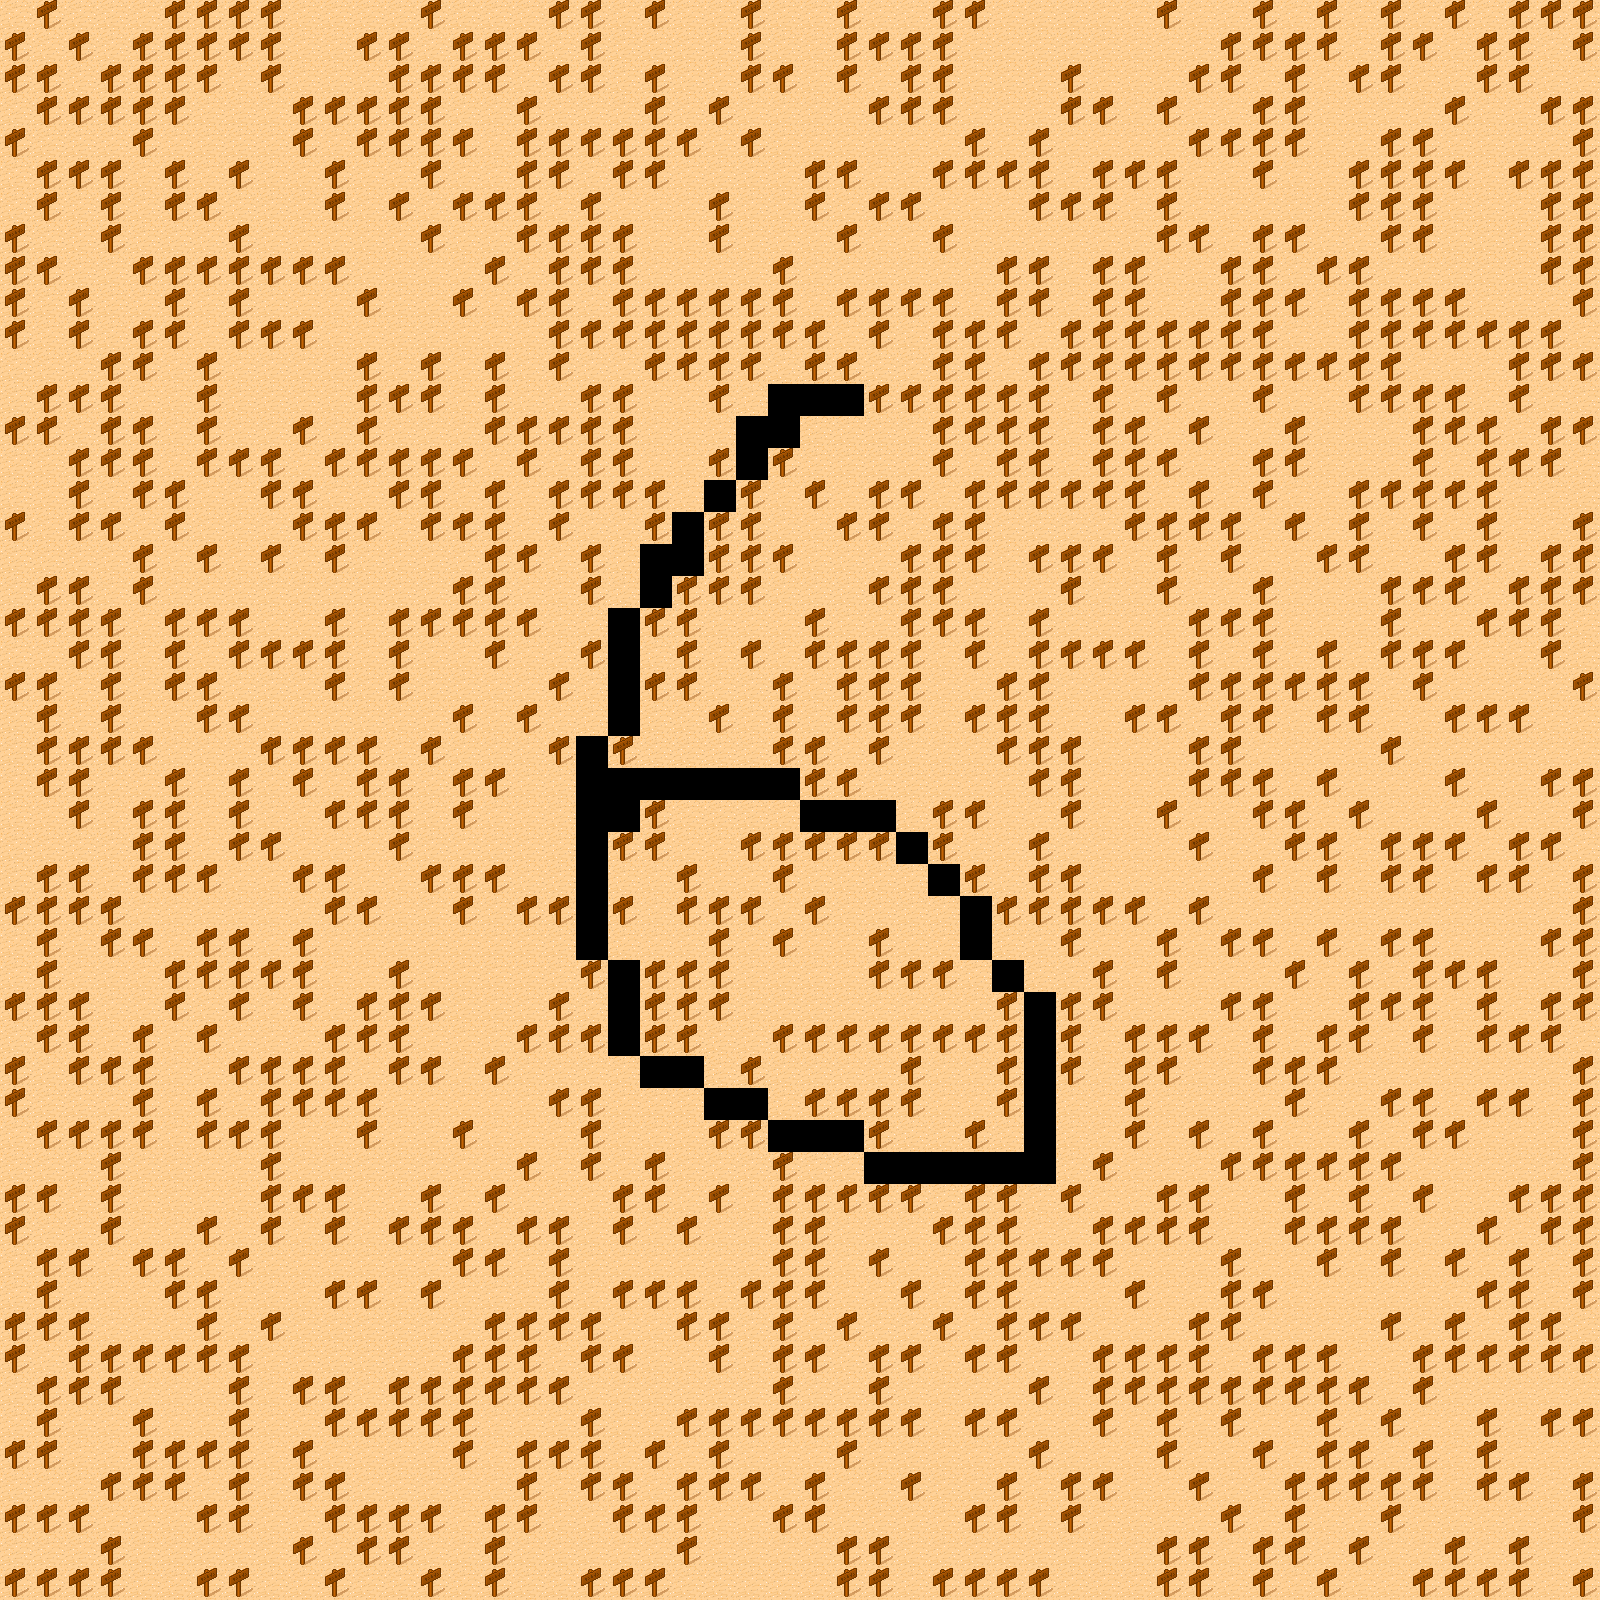

A level layout from a 2D game, rendered from its tile map. Below: a short description, then the map file with tile-grid data replaced by summaries:
An orthogonal 50x50 tile map with 32x32 px tiles, 1 tile layer (Tile Layer 1).

<map version="1.2" tiledversion="1.2.4" orientation="orthogonal" renderorder="right-down" width="50" height="50" tilewidth="32" tileheight="32" infinite="0" nextlayerid="2" nextobjectid="1">
 <tileset firstgid="1" name="tmw_desert_spacing" tilewidth="32" tileheight="32" spacing="1" margin="1" tilecount="48" columns="8">
  <image source="tmw_desert_spacing.png" width="265" height="199" />
 </tileset>
 <layer id="1" name="Tile Layer 1" width="50" height="50">
  <data>[2500 cells, 2442 non-empty, 2 distinct tile ids]</data>
 </layer>
</map>
